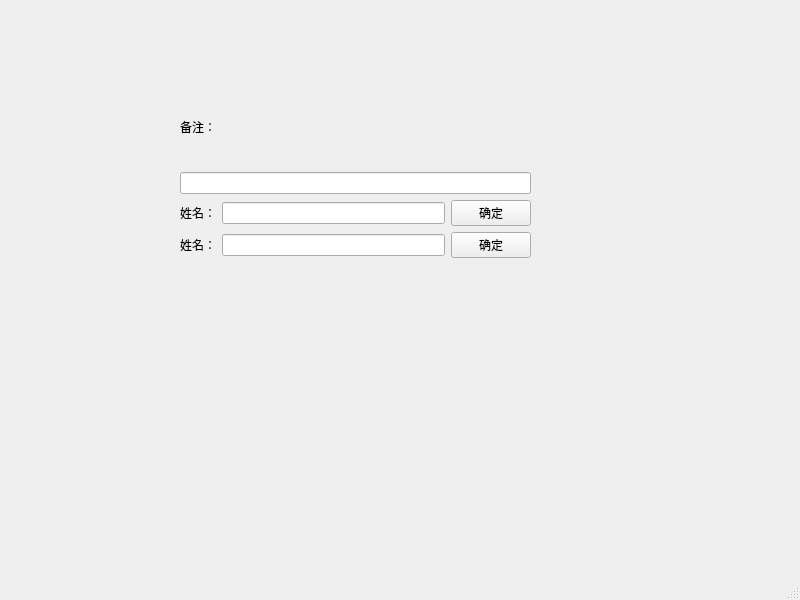
<?xml version="1.0" encoding="UTF-8"?>
<ui version="4.0">
 <class>MainWindow</class>
 <widget class="QMainWindow" name="MainWindow">
  <property name="geometry">
   <rect>
    <x>0</x>
    <y>0</y>
    <width>800</width>
    <height>600</height>
   </rect>
  </property>
  <property name="windowTitle">
   <string>MainWindow</string>
  </property>
  <widget class="QWidget" name="centralwidget">
   <widget class="QWidget" name="">
    <property name="geometry">
     <rect>
      <x>180</x>
      <y>87</y>
      <width>351</width>
      <height>171</height>
     </rect>
    </property>
    <layout class="QVBoxLayout" name="verticalLayout">
     <item>
      <widget class="QLabel" name="label">
       <property name="text">
        <string>备注：</string>
       </property>
      </widget>
     </item>
     <item>
      <widget class="QLineEdit" name="lineEdit"/>
     </item>
     <item>
      <layout class="QHBoxLayout" name="horizontalLayout">
       <item>
        <widget class="QLabel" name="label_2">
         <property name="text">
          <string>姓名：</string>
         </property>
        </widget>
       </item>
       <item>
        <widget class="QLineEdit" name="lineEdit_2"/>
       </item>
       <item>
        <widget class="QPushButton" name="pushButton">
         <property name="text">
          <string>确定</string>
         </property>
        </widget>
       </item>
      </layout>
     </item>
     <item>
      <layout class="QHBoxLayout" name="horizontalLayout_2">
       <item>
        <widget class="QLabel" name="label_3">
         <property name="text">
          <string>姓名：</string>
         </property>
        </widget>
       </item>
       <item>
        <widget class="QLineEdit" name="lineEdit_3"/>
       </item>
       <item>
        <widget class="QPushButton" name="pushButton_2">
         <property name="text">
          <string>确定</string>
         </property>
        </widget>
       </item>
      </layout>
     </item>
    </layout>
   </widget>
  </widget>
  <widget class="QMenuBar" name="menubar">
   <property name="geometry">
    <rect>
     <x>0</x>
     <y>0</y>
     <width>800</width>
     <height>25</height>
    </rect>
   </property>
  </widget>
  <widget class="QStatusBar" name="statusbar"/>
 </widget>
 <resources/>
 <connections/>
</ui>
